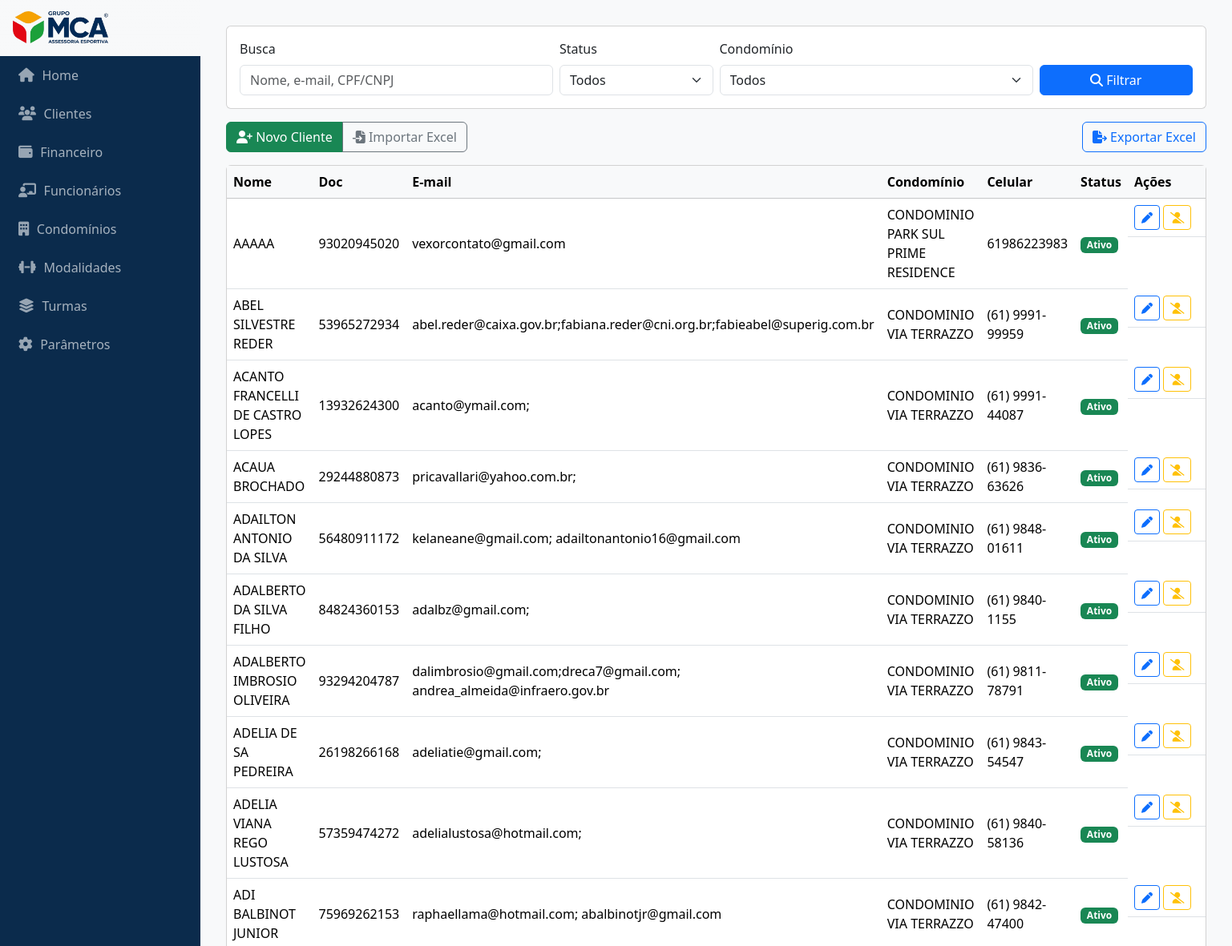
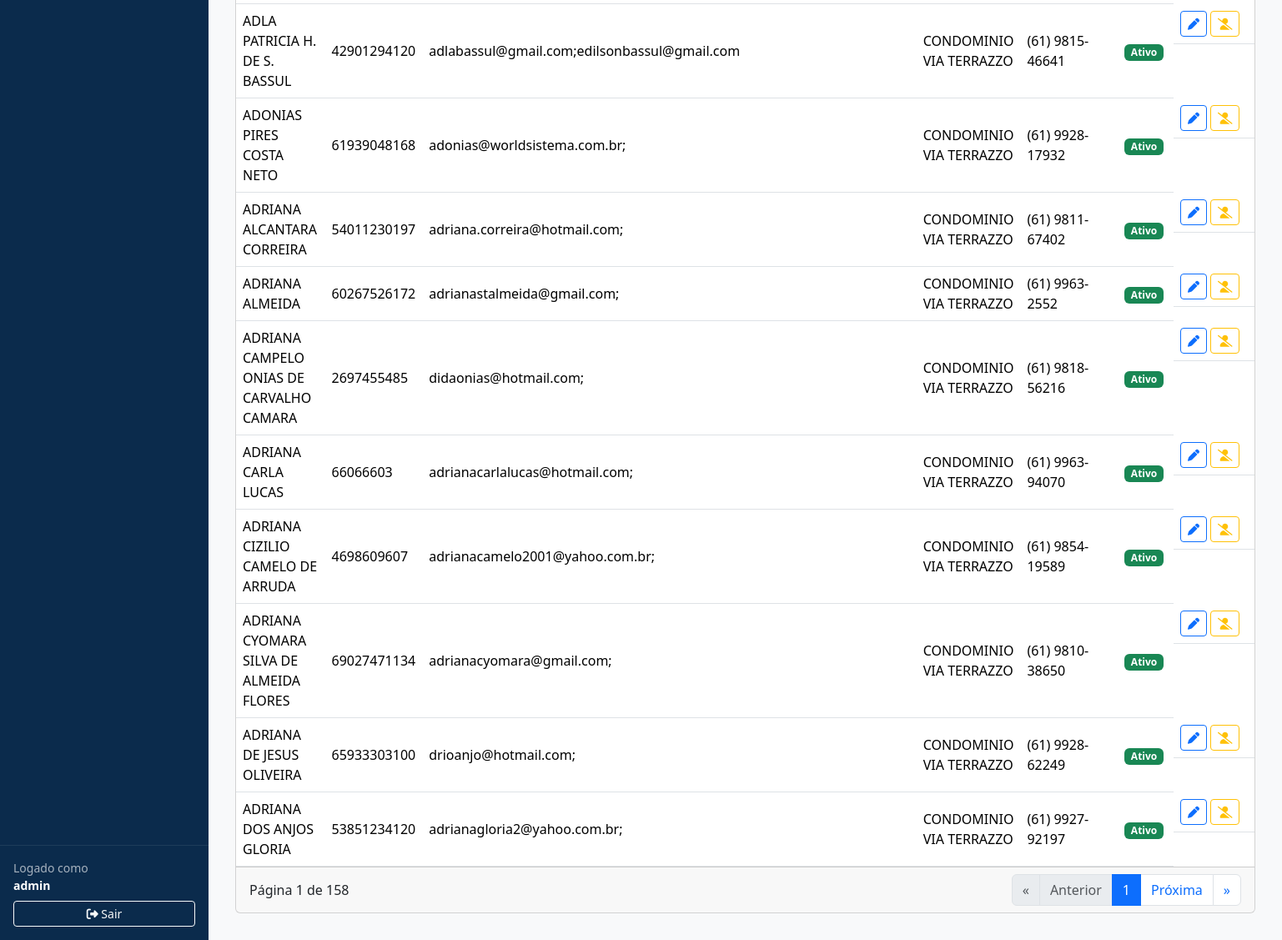
The app's page /clientes/ (signed in) with its own data (2 pictures, top to bottom).
### clientes/models.py (models this page shows, shortened)
class Cliente(models.Model):
    cpf_cnpj = models.CharField(max_length=18, unique=True)  # armazene formatado ou só dígitos; normalize nos services
    nome_razao = models.CharField(max_length=255)
    data_nascimento = models.DateField(null=True, blank=True)
    telefone_emergencial = models.CharField(max_length=20, blank=True)
    telefone_celular = models.CharField(max_length=20, blank=True)
    cep = models.CharField(max_length=10, blank=True)
    numero_id = models.CharField(max_length=20, blank=True)
    logradouro = models.CharField(max_length=255, blank=True)
    bairro = models.CharField(max_length=100, blank=True)
    complemento = models.CharField(max_length=100, blank=True,null=True)
    municipio = models.CharField(max_length=100, blank=True)
    estado = models.CharField(max_length=2, choices=UF_CHOICES, blank=True)
    email = models.EmailField(blank=True)
    ativo = models.BooleanField(default=True)
    created_at = models.DateTimeField(auto_now_add=True)
    updated_at = models.DateTimeField(auto_now=True)
    ativo = models.BooleanField(default=False)  # garantir default False no modelo
    aceite_token = models.CharField(max_length=64, null=True, blank=True, unique=True)
    aceite_expires_at = models.DateTimeField(null=True, blank=True)
    aceite_confirmado_em = models.DateTimeField(null=True, blank=True)
    condominio = models.ForeignKey('condominios.Condominio', on_delete=models.CASCADE, related_name='clientes', null=False,blank=False)
    class Meta:
        ordering = ["nome_razao", "id"]
        indexes = [
            models.Index(fields=["nome_razao"]),
            models.Index(fields=["cpf_cnpj"]),
            models.Index(fields=["email"]),
        ]

### condominios/models.py (models this page shows)
class Condominio(models.Model):
    cnpj = models.CharField("CNPJ", max_length=14, unique=True, validators=[CNPJ_VALIDATOR])
    nome = models.CharField("Nome Completo", max_length=255)
    email = models.EmailField("E-mail", blank=True, validators=[EmailValidator()])
    cep = models.CharField("CEP", max_length=9, blank=True)
    numero = models.CharField("Número", max_length=20, blank=True)
    logradouro = models.CharField("Logradouro", max_length=255, blank=True)
    bairro = models.CharField("Bairro", max_length=255, blank=True)
    complemento = models.CharField("Complemento", max_length=255, blank=True)
    municipio = models.CharField("Município", max_length=255, blank=True)
    estado = models.CharField("Estado (UF)", max_length=2, choices=UF_CHOICES, blank=True)
    ativo = models.BooleanField(default=True)
    created_at = models.DateTimeField("Criado em", auto_now_add=True)
    updated_at = models.DateTimeField("Atualizado em", auto_now=True)
    class Meta:
        ordering = ["nome"]
        indexes = [
            models.Index(fields=["municipio", "estado"]),
            models.Index(fields=["ativo"]),
        ]
        verbose_name = "Condomínio"
        verbose_name_plural = "Condomínios"
    def __str__(self):
        local = f"{self.municipio}/{self.estado}" if self.municipio or self.estado else "-"
        return f"{self.nome} ({local})"

### clientes/views.py (the view)
# urls.py: path("clientes/", views.list_clientes, name="list"),
@login_required
def list_clientes(request: HttpRequest):
    f = ClienteFiltroForm(request.GET or None)
    cd = f.cleaned_data if f.is_valid() else {}
    qs = cs.buscar_clientes(
        q=cd.get("q", ""),
        ativos=(None if (cd.get("ativos") in (None,"")) else (cd.get("ativos") == "1")),
        condominio=cd.get("condominio")
    )
    page_str = request.GET.get("page", "1")
    try:
        page = max(1, int(page_str))
    except Exception:
        page = 1
    page_obj = cs.paginar(qs, page=page, per_page=20)
    qd = request.GET.copy(); qd.pop("page", None)
    base_qs = qd.urlencode()
    suffix = f"&{base_qs}" if base_qs else ""
    return render(request, "clientes/list.html", {
        "filtro_form": f,
        "page_obj": page_obj,
        "suffix": suffix,
        "base_qs": base_qs,
        "cliente_form": ClienteForm(),
    })

### clientes/forms.py
class ClienteFiltroForm(forms.Form):
    q = forms.CharField(required=False, label="Busca")
    ATIVOS_CHOICES = (("", "Todos"), ("1","Ativos"), ("0","Inativos"))
    ativos = forms.ChoiceField(choices=ATIVOS_CHOICES, required=False)
    condominio = forms.ModelChoiceField(
        queryset=Condominio.objects.filter(ativo=True).order_by("nome"),
        required=False, label="Condomínio",
        widget=forms.Select(attrs={"class": "form-select"})
    )

class ClienteForm(forms.ModelForm):
    condominio = forms.ModelChoiceField(
        queryset=Condominio.objects.filter(ativo=True).order_by("nome"),
        required=True,
        label="Condomínio",
        widget=forms.Select(attrs={"class": "form-select"})
    )
    class Meta:
        model = Cliente
        fields = [
            "cpf_cnpj","nome_razao","data_nascimento","telefone_emergencial","telefone_celular",
            "cep","numero_id","logradouro","bairro","complemento","municipio","estado","email",
              "condominio"  # <- adicionado aqui
        ]
        widgets = {
            "data_nascimento": forms.DateInput(attrs={"type":"date"}),
        }

### clientes/services.py (called while the page is built)
def paginar(qs, page: int = 1, per_page: int = 20):
    p = Paginator(qs, per_page)
    try:
        return p.page(page)
    except PageNotAnInteger:
        return p.page(1)
    except EmptyPage:
        return p.page(p.num_pages if page > 1 else 1)

def buscar_clientes(q: str = "", ativos: Optional[bool] = None, condominio: Optional[int] = None):
    qs = Cliente.objects.all()
    if condominio:
        qs = qs.filter(condominio_id=condominio)
    if q:
        q_clean = clean_doc(q)
        cond = Q(nome_razao__icontains=q) | Q(email__icontains=q)
        if q_clean:
            cond |= Q(cpf_cnpj__icontains=q_clean)
        qs = qs.filter(cond)
    if ativos is not None:
        qs = qs.filter(ativo=ativos)
    return qs.order_by("nome_razao", "id")

### templates/clientes/list.html (shortened to what this page needs)
{% extends "base.html" %}
{% block content %}
<form method="get" class="card card-body mb-3">
  <div class="row g-2 align-items-end">
    <div class="col-md-4">
      <label class="form-label">Busca</label>
      <input type="text" name="q" value="{{ filtro_form.data.q }}" class="form-control" placeholder="Nome, e-mail, CPF/CNPJ">
    </div>
    <div class="col-md-2">
      <label class="form-label">Status</label>
      <select name="ativos" class="form-select">
        <option value="" {% if not filtro_form.data.ativos %}selected{% endif %}>Todos</option>
      </select>
    </div>
    <div class="col-md-4">
  <label class="form-label">Condomínio</label>
  <select name="condominio" class="form-select">
    <option value="">Todos</option>
  </select>
</div>
    <div class="col-md-2 d-grid">
      <button class="btn btn-primary"><i class="fa-solid fa-magnifying-glass"></i> Filtrar</button>
    </div>
  </div>
</form>
<div class="d-flex justify-content-between align-items-center mb-3">
  <div class="btn-group">
    <button class="btn btn-success" data-bs-toggle="modal" data-bs-target="#clienteModal" data-mode="create">
      <i class="fa-solid fa-user-plus"></i> Novo Cliente
    </button>
    <button class="btn btn-outline-secondary" data-bs-toggle="modal" data-bs-target="#importModal">
      <i class="fa-solid fa-file-import"></i> Importar Excel
    </button>
  </div>
  <a class="btn btn-outline-primary" href="{% url 'clientes:exportar' %}?{{ request.GET.urlencode }}">
    <i class="fa-solid fa-file-export"></i> Exportar Excel
  </a>
</div>
<div class="card">
  <div class="table-responsive">
    <table class="table table-hover align-middle mb-0">
      <thead class="table-light">
        <tr>
          <th>Nome</th>
          <th>Doc</th>
          <th>E-mail</th>
          <th>Condomínio</th>
          <th>Celular</th>
          <th>Status</th>
          <th style="width: 180px;">Ações</th>
        </tr>
      </thead>
      <tbody>
        {% for c in page_obj.object_list %}
        <tr>
          <td>{{ c.nome_razao }}</td>
          <td>{{ c.cpf_cnpj }}</td>
          <td>{{ c.email }}</td>
          <td>{{ c.condominio.nome }}</td>
          <td>{{ c.telefone_celular }}</td>
          <td>
            {% if c.ativo %}
              <span class="badge text-bg-success">Ativo</span>
            {% elif c.aceite_expires_at and c.aceite_expires_at < now %}
              <span class="badge text-bg-danger">Convite expirado</span>
            {% else %}
              <span class="badge text-bg-warning">Aguardando confirmação</span>
            {% endif %}
          </td>
          <td class="d-flex gap-1">
            <button class="btn btn-sm btn-outline-primary"
                    data-bs-toggle="modal" data-bs-target="#clienteModal" data-mode="edit"
                    data-id="{{ c.id }}"
                    data-cpf_cnpj="{{ c.cpf_cnpj }}"
                    data-nome_razao="{{ c.nome_razao|escape }}"
                    data-data_nascimento="{{ c.data_nascimento|date:'Y-m-d' }}"
                    data-telefone_emergencial="{{ c.telefone_emergencial|escape }}"
                    data-telefone_celular="{{ c.telefone_celular|escape }}"
                    data-cep="{{ c.cep|escape }}"
                    data-numero_id="{{ c.numero_id|escape }}"
                    data-logradouro="{{ c.logradouro|escape }}"
                    data-bairro="{{ c.bairro|escape }}"
                    data-complemento="{{ c.complemento|escape }}"
                    data-municipio="{{ c.municipio|escape }}"
                    data-estado="{{ c.estado }}"
                    data-email="{{ c.email|escape }}"
                    data-condominio="{{ c.condominio_id }}"
                    data-ativo="{{ c.ativo|yesno:'1,0' }}">
              <i class="fa-solid fa-pen"></i>
            </button>
            <form method="post" action="{% url 'clientes:ativar' c.id %}">
              <button class="btn btn-sm btn-outline-warning">
                {% if c.ativo %}<i class="fa-solid fa-user-slash"></i>{% else %}<i class="fa-solid fa-user-check"></i>{% endif %}
              </button>
            </form>
          </td>
        </tr>
        {% empty %}
        <tr><td colspan="6" class="text-center py-4">Nenhum cliente encontrado.</td></tr>
        {% endfor %}
      </tbody>
    </table>
  </div>
  <div class="card-footer d-flex justify-content-between align-items-center">
    <div>Página {{ page_obj.number }} de {{ page_obj.paginator.num_pages }}</div>
    <nav>
      <ul class="pagination mb-0">
        <li class="page-item {% if not page_obj.has_previous %}disabled{% endif %}">
          {% if page_obj.has_previous %}<a class="page-link" href="?page=1{{ suffix }}">&laquo;</a>{% else %}<span class="page-link">&laquo;</span>{% endif %}
        </li>
        <li class="page-item {% if not page_obj.has_previous %}disabled{% endif %}">
          {% if page_obj.has_previous %}<a class="page-link" href="?page={{ page_obj.previous_page_number }}{{ suffix }}">Anterior</a>{% else %}<span class="page-link">Anterior</span>{% endif %}
        </li>
        <li class="page-item active"><span class="page-link">{{ page_obj.number }}</span></li>
        <li class="page-item {% if not page_obj.has_next %}disabled{% endif %}">
          {% if page_obj.has_next %}<a class="page-link" href="?page={{ page_obj.next_page_number }}{{ suffix }}">Próxima</a>{% else %}<span class="page-link">Próxima</span>{% endif %}
        </li>
        <li class="page-item {% if not page_obj.has_next %}disabled{% endif %}">
          {% if page_obj.has_next %}<a class="page-link" href="?page={{ page_obj.paginator.num_pages }}{{ suffix }}">&raquo;</a>{% else %}<span class="page-link">&raquo;</span>{% endif %}
        </li>
      </ul>
    </nav>
  </div>
</div>
{% endblock %}

### templates/base.html (shortened to what this page needs)
{% load static %}
<!DOCTYPE html>
<html lang="pt-br">
<head>
    <link rel="stylesheet" href="https://cdn.jsdelivr.net/npm/bootstrap@5.3.3/dist/css/bootstrap.min.css">
    <link rel="stylesheet" href="https://cdnjs.cloudflare.com/ajax/libs/font-awesome/6.5.0/css/all.min.css">
</head>
<body>
    <aside class="sidebar">
        <a href="{% url 'home' %}" class="brand logoplace">
            <img src="{% static 'img/logo.png' %}" alt="Logo" class="logo"
                 onerror="this.style.display='none';">
        </a>
        <a href="{% url 'home' %}" class="navlink"><i class="fa-solid fa-house"></i> Home</a>
        <a href="{% url 'clientes:list' %}" class="navlink"><i class="fa-solid fa-users"></i> Clientes</a>
        <a href="{% url 'financeiro:list' %}" class="navlink"><i class="fa-solid fa-wallet"></i> Financeiro</a>
        <a href="{% url 'funcionarios:list' %}" class="navlink"><i class="fa-solid fa-chalkboard-user"></i> Funcionários</a>
        <a href="{% url 'condominios:list' %}" class="navlink"><i class="fa-solid fa-building"></i> Condomínios</a>
        <a href="{% url 'modalidades:list' %}" class="navlink"><i class="fa-solid fa-dumbbell"></i> Modalidades</a>
        <a href="{% url 'turmas:list' %}" class="navlink"><i class="fa-solid fa-layer-group"></i> Turmas</a>
        <a href="#" class="navlink"><i class="fa-solid fa-cog"></i> Parâmetros</a>
        {% if request.user.is_authenticated %}
        <div class="authbox">
            <div class="small mb-2">
                Logado como<br>
                <strong style="color:#fff">{{ request.user.get_full_name|default:request.user.username }}</strong>
            </div>
            <form method="post" action="{% url 'logout' %}">
                <button class="btn btn-sm btn-outline-light w-100">
                    <i class="fa-solid fa-right-from-bracket"></i> Sair
                </button>
            </form>
        </div>
        {% endif %}
    </aside>
    <main class="content">
        {% block content %}{% endblock %}
    </main>
</body>
</html>

### templates/base.html (style rules this page uses)
:root { --brand-navy: #0B2B4C; --brand-navy-600:#103A68; --ink-80: rgba(255,255,255,.88); --ink-60: rgba(255,255,255,.64); }
body { min-height: 100vh; display: flex; flex-direction: row; background-color: #f8f9fa; }
.sidebar { width: 250px; background-color: var(--brand-navy); color: var(--ink-80); display: flex; flex-direction: column; padding: 0; position: fixed; top: 0; bottom: 0; left: 0; }
.brand { display: flex; align-items: center; gap: .6rem; padding: .9rem 1rem; text-decoration: none; background: linear-gradient(180deg, rgba(255,255,255,.06), rgba(0,0,0,0)); border-bottom: 1px solid rgba(255,255,255,.08); }
.brand .logo { height: 40px; width: auto; object-fit: contain; display: block; }
.sidebar a.navlink { color: var(--ink-60); padding: 12px 20px; text-decoration: none; display: flex; align-items: center; gap: .6rem; transition: background .15s ease, color .15s ease, padding-left .15s ease; border-left: 3px solid transparent; }
.sidebar a.navlink i { font-size: 1.1rem; opacity: .9; }
.content { margin-left: 250px; padding: 2rem; flex: 1; }
.sidebar .authbox { margin-top: auto; padding: 1rem; border-top: 1px solid rgba(255,255,255,.08); }
.sidebar .authbox .small { color: var(--ink-60); }
.logoplace { background-color:#F8F9FA }

### records on screen
Cliente: nome_razao "AAAAA", cpf_cnpj "93020945020", email "vexorcontato@gmail.com", condominio.nome "CONDOMINIO PARK SUL PRIME RESIDENCE", telefone_celular "61986223983", ativo "Ativo"
Cliente: nome_razao "ABEL SILVESTRE REDER", cpf_cnpj "53965272934", email "abel.reder@caixa.gov.br;fabiana.reder@cni.org.br;fabieabel@superig.com.br", condominio.nome "CONDOMINIO VIA TERRAZZO", telefone_celular "(61) 9991-99959", ativo "Ativo"
Cliente: nome_razao "ACANTO FRANCELLI DE CASTRO LOPES", cpf_cnpj "13932624300", email "acanto@ymail.com;", condominio.nome "CONDOMINIO VIA TERRAZZO", telefone_celular "(61) 9991-44087", ativo "Ativo"
Cliente: nome_razao "ACAUA BROCHADO", cpf_cnpj "29244880873", email "pricavallari@yahoo.com.br;", condominio.nome "CONDOMINIO VIA TERRAZZO", telefone_celular "(61) 9836-63626", ativo "Ativo"
Cliente: nome_razao "ADAILTON ANTONIO DA SILVA", cpf_cnpj "56480911172", email "kelaneane@gmail.com; adailtonantonio16@gmail.com", condominio.nome "CONDOMINIO VIA TERRAZZO", telefone_celular "(61) 9848-01611", ativo "Ativo"
Cliente: nome_razao "ADALBERTO DA SILVA FILHO", cpf_cnpj "84824360153", email "adalbz@gmail.com;", condominio.nome "CONDOMINIO VIA TERRAZZO", telefone_celular "(61) 9840-1155", ativo "Ativo"
Cliente: nome_razao "ADALBERTO IMBROSIO OLIVEIRA", cpf_cnpj "93294204787", email "dalimbrosio@gmail.com;dreca7@gmail.com; andrea_almeida@infraero.gov.br", condominio.nome "CONDOMINIO VIA TERRAZZO", telefone_celular "(61) 9811-78791", ativo "Ativo"
Cliente: nome_razao "ADELIA DE SA PEDREIRA", cpf_cnpj "26198266168", email "adeliatie@gmail.com;", condominio.nome "CONDOMINIO VIA TERRAZZO", telefone_celular "(61) 9843-54547", ativo "Ativo"
Cliente: nome_razao "ADELIA VIANA REGO LUSTOSA", cpf_cnpj "57359474272", email "adelialustosa@hotmail.com;", condominio.nome "CONDOMINIO VIA TERRAZZO", telefone_celular "(61) 9840-58136", ativo "Ativo"
Cliente: nome_razao "ADI BALBINOT JUNIOR", cpf_cnpj "75969262153", email "raphaellama@hotmail.com; abalbinotjr@gmail.com", condominio.nome "CONDOMINIO VIA TERRAZZO", telefone_celular "(61) 9842-47400", ativo "Ativo"
Cliente: nome_razao "ADLA PATRICIA H. DE S. BASSUL", cpf_cnpj "42901294120", email "adlabassul@gmail.com;edilsonbassul@gmail.com", condominio.nome "CONDOMINIO VIA TERRAZZO", telefone_celular "(61) 9815-46641", ativo "Ativo"
Cliente: nome_razao "ADONIAS PIRES COSTA NETO", cpf_cnpj "61939048168", email "adonias@worldsistema.com.br;", condominio.nome "CONDOMINIO VIA TERRAZZO", telefone_celular "(61) 9928-17932", ativo "Ativo"
Cliente: nome_razao "ADRIANA ALCANTARA CORREIRA", cpf_cnpj "54011230197", email "adriana.correira@hotmail.com;", condominio.nome "CONDOMINIO VIA TERRAZZO", telefone_celular "(61) 9811-67402", ativo "Ativo"
Cliente: nome_razao "ADRIANA ALMEIDA", cpf_cnpj "60267526172", email "adrianastalmeida@gmail.com;", condominio.nome "CONDOMINIO VIA TERRAZZO", telefone_celular "(61) 9963-2552", ativo "Ativo"
Cliente: nome_razao "ADRIANA CAMPELO ONIAS DE CARVALHO CAMARA", cpf_cnpj "2697455485", email "didaonias@hotmail.com;", condominio.nome "CONDOMINIO VIA TERRAZZO", telefone_celular "(61) 9818-56216", ativo "Ativo"
Cliente: nome_razao "ADRIANA CARLA LUCAS", cpf_cnpj "66066603", email "adrianacarlalucas@hotmail.com;", condominio.nome "CONDOMINIO VIA TERRAZZO", telefone_celular "(61) 9963-94070", ativo "Ativo"
Cliente: nome_razao "ADRIANA CIZILIO CAMELO DE ARRUDA", cpf_cnpj "4698609607", email "adrianacamelo2001@yahoo.com.br;", condominio.nome "CONDOMINIO VIA TERRAZZO", telefone_celular "(61) 9854-19589", ativo "Ativo"
Cliente: nome_razao "ADRIANA CYOMARA SILVA DE ALMEIDA FLORES", cpf_cnpj "69027471134", email "adrianacyomara@gmail.com;", condominio.nome "CONDOMINIO VIA TERRAZZO", telefone_celular "(61) 9810-38650", ativo "Ativo"
Cliente: nome_razao "ADRIANA DE JESUS OLIVEIRA", cpf_cnpj "65933303100", email "drioanjo@hotmail.com;", condominio.nome "CONDOMINIO VIA TERRAZZO", telefone_celular "(61) 9928-62249", ativo "Ativo"
Cliente: nome_razao "ADRIANA DOS ANJOS GLORIA", cpf_cnpj "53851234120", email "adrianagloria2@yahoo.com.br;", condominio.nome "CONDOMINIO VIA TERRAZZO", telefone_celular "(61) 9927-92197", ativo "Ativo"

### other values on screen
{{ request.user.get_full_name|default:request.user.username }} "admin"
{{ page_obj.number }} "1"
{{ page_obj.paginator.num_pages }} "158"
